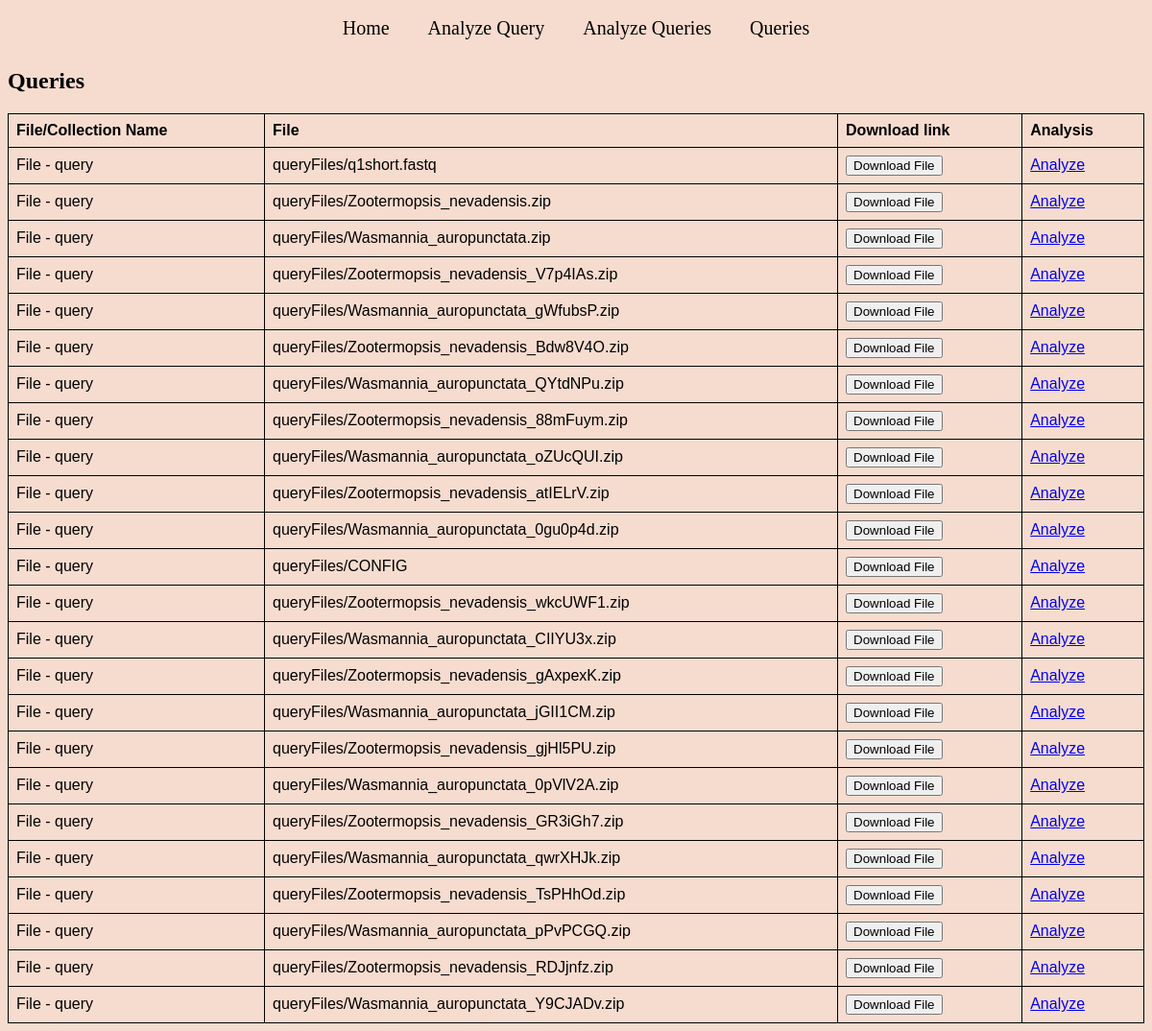
The page /query/query_list/ on the database as committed earlier.
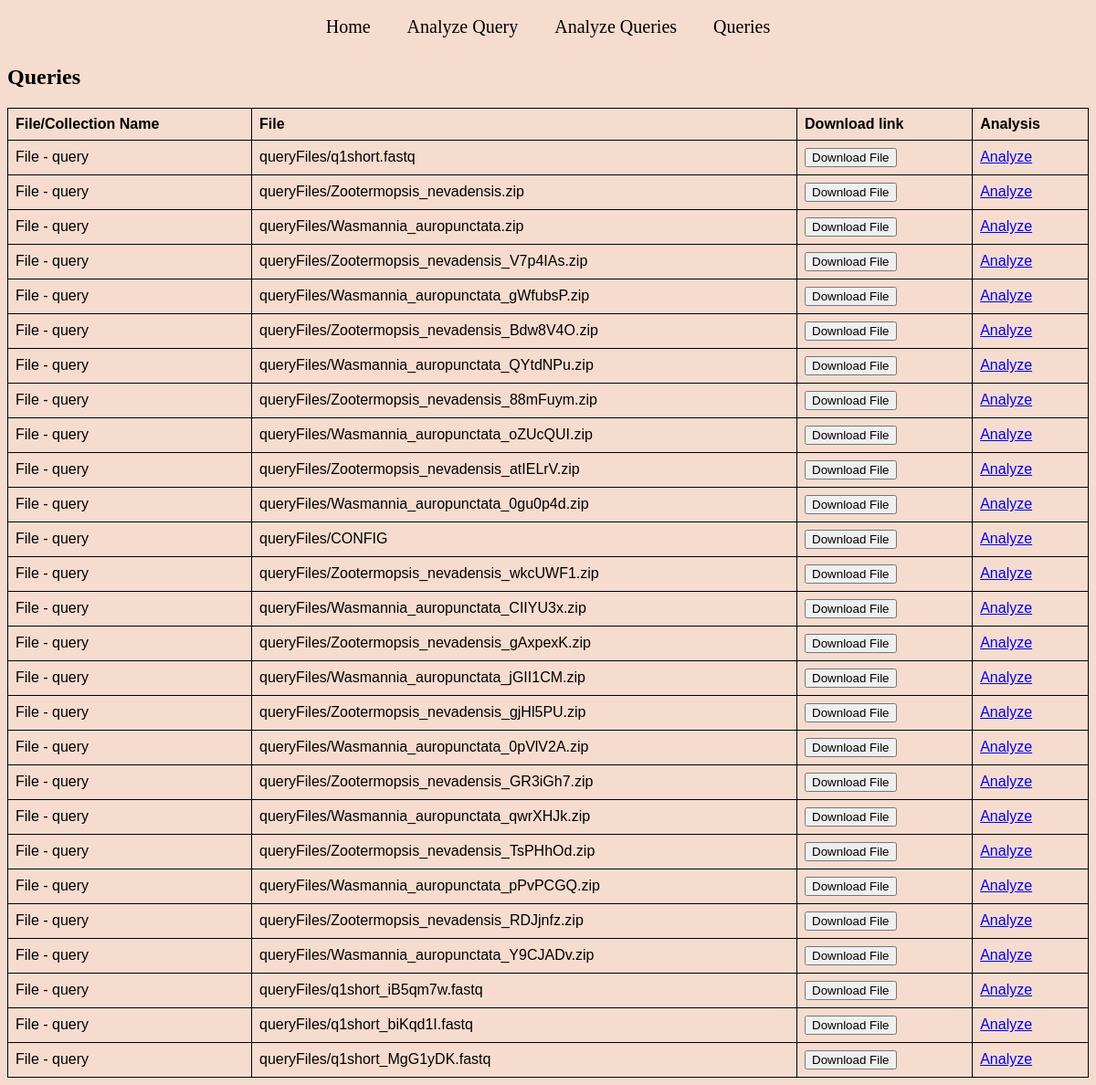
The same page on the database as committed later.
### queries/models.py (models this page shows, shortened)
class Query(models.Model):
    fileName = models.CharField(max_length=100, default='')
    queryFile = models.FileField(upload_to='queryFiles/', null=True, blank=True)
    query_collection = models.ForeignKey(Queries, on_delete=models.CASCADE, null=True)

### queries/views.py (the view)
# urls.py: path('query_list/', views.query_list, name='query_list'),
def query_list(request):
    queries = Query.objects.all()
    for query in queries:
        print(str(query.queryFile))
        print(str(query.queryFile).split('/')[-1])
    file_names = [str(query.queryFile).split('/')[-1] for query in queries]
    print(file_names)
    context = {
        'queries': queries,
        'empty': len(queries) == 0,
        'file_names': file_names
    }
    return render(request, 'queries/query_list.html', context)

### queries/templates/queries/query_list.html
{% extends 'base.html' %}
{% block content %}
    {% if empty %}
        <h2>There are no queries.</h2>
    {% else %}
        <h2>Queries</h2>
        <table class="table">
            <thead>
            <tr>
                <th>File/Collection Name</th>
                <th>File</th>
                <th>Download link</th>
                <th>Analysis</th>
            </tr>
            </thead>
            <tbody>
                {% for query in queries %}
                <tr>
                    {% if query.fileName %}
                        <td> File - {{ query.fileName }}</td>
                    {% else %}
                        <td> Collection - {{ query.query_collection.collection_name }}
                    {% endif %}
                    <td> {{ query.queryFile.name }}</td>
                    <td>
                        <a href="{{ query.queryFile.url }}"><button>Download File</button></a>
                    </td>
                    <td>
                        <a href="{% url 'queries:analyze' query_id=query.id %}" target="_blank">
                            Analyze
                        </a>
                    </td>
                </tr>
                {% endfor %}
            </tbody>
        </table>
    {% endif %}
{% endblock %}

### templates/base.html (shortened to what this page needs)
<!doctype html>
<html>
{% load static %}
<link rel="stylesheet" href="{% static 'css/base.css' %}">
<head>
</head>
<body>
  {% block navigation %}
  {% include 'navbar.html' %}
  {% endblock %}
  {% block content %}{% endblock %}
  </body>
</html>

### templates/navbar.html
<nav class="navigation">
  <ul>
    <li><a href="{% url 'home' %}">Home</a></li>
    <li><a href="{% url 'queries:input_single' %}"> Analyze Query</a></li>
    <li><a href="{% url 'queries:input_multiple' %}"> Analyze Queries</a></li>
    <li><a href="{% url 'queries:query_list' %}">Queries</a></li>
  </ul>
</nav>

### static/css/base.css (style rules this page uses)
.navigation ul { list-style-type:none; margin: 0; padding: 0; overflow: hidden; text-align: center; }
body { background-color: #F6DCCF; }
table { font-family: sans-serif; border-collapse: collapse; width: 100%; }
td, th { border: 1px solid black; text-align: left; padding: 8px; }
.navigation li { display: inline; }
.navigation a { display: inline-block; color:#000; text-align: center; padding: 10px 18px; font-size: 20px; text-decoration: none; font-family: Copperplate; }

Rows that differ between the two databases and show on the page:
added Query: fileName "query", queryFile.name "queryFiles/q1short_iB5qm7w.fastq"
added Query: fileName "query", queryFile.name "queryFiles/q1short_biKqd1I.fastq"
added Query: fileName "query", queryFile.name "queryFiles/q1short_MgG1yDK.fastq"
